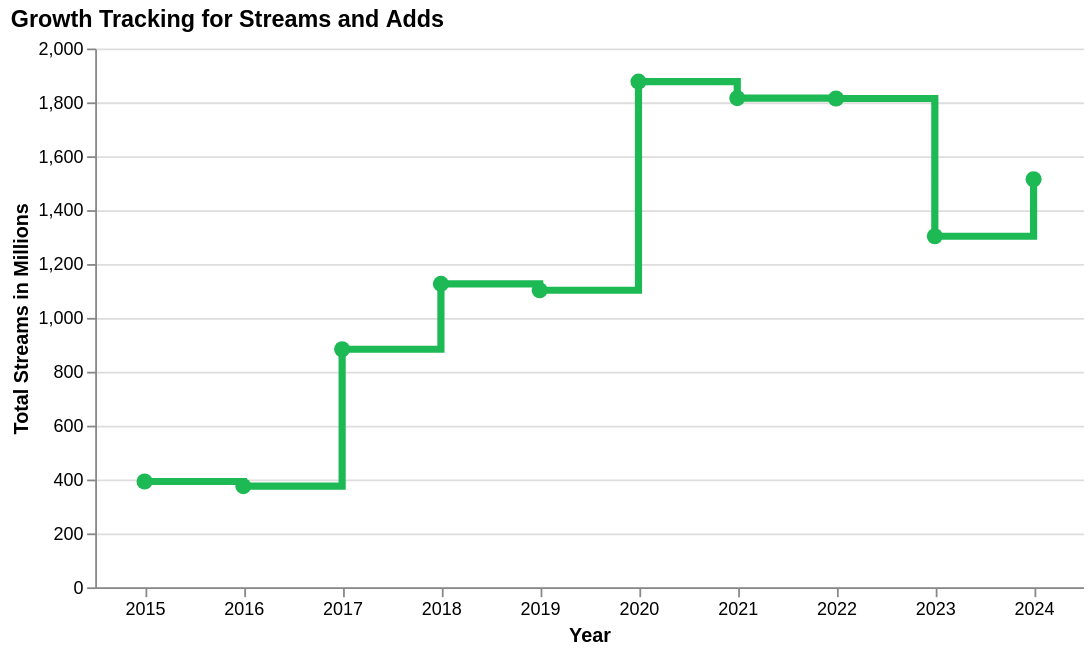

The cell this chart's notebook holds for it:
### Code cell
import altair as alt
import pandas as pd


df = pd.read_csv('music_streams.csv')


yearly_trend = df.groupby('year').agg({
    'streams_millions': 'sum',
    'playlist_adds': 'sum'
}).reset_index()

# dictionary
colab_safe_data = alt.Data(values=yearly_trend.to_dict(orient='records'))

# line chart
digital_step_chart = alt.Chart(colab_safe_data).mark_line(
    color='#1DB954',         # brihgt green colour
    strokeWidth=4,
    interpolate='step-after',
    point={'color': '#1DB954', 'size': 80}
).encode(
    x=alt.X('year:O', title='Year', axis=alt.Axis(labelAngle=0, grid=False)),
    y=alt.Y('streams_millions:Q', title='Total Streams in Millions'),
    tooltip=[
        alt.Tooltip('year:O', title='Year'),
        alt.Tooltip('streams_millions:Q', title='Total Streams', format='.1f'),
        alt.Tooltip('playlist_adds:Q', title='Total Playlist Additions', format=',')
    ]
).properties(
    width=550,
    height=300,
    title=alt.TitleParams(
        text="Growth Tracking for Streams and Adds",
        anchor="start"
    )
).configure_view(
    strokeWidth=0 # thinner background
)

# show chart
digital_step_chart

### Figure 1 — Vega-Lite specification as saved in the notebook (floating-point values rounded to 4 significant figures)
{"config": {"view": {"continuousWidth": 300, "continuousHeight": 300, "strokeWidth": 0}}, "data": {"values": [{"year": 2015, "streams_millions": 392.7, "playlist_adds": 675952}, {"year": 2016, "streams_millions": 375.4, "playlist_adds": 697598}, {"year": 2017, "streams_millions": 883.5, "playlist_adds": 1608222}, {"year": 2018, "streams_millions": 1126.0, "playlist_adds": 1970343}, {"year": 2019, "streams_millions": 1103.0, "playlist_adds": 1876567}, {"year": 2020, "streams_millions": 1877.0, "playlist_adds": 2887294}, {"year": 2021, "streams_millions": 1816.0, "playlist_adds": 3602186}, {"year": 2022, "streams_millions": 1814.0, "playlist_adds": 3449367}, {"year": 2023, "streams_millions": 1303.0, "playlist_adds": 2159150}, {"year": 2024, "streams_millions": 1515.0, "playlist_adds": 2680940}]}, "mark": {"type": "line", "color": "#1DB954", "interpolate": "step-after", "point": {"color": "#1DB954", "size": 80}, "strokeWidth": 4}, "encoding": {"tooltip": [{"field": "year", "title": "Year", "type": "ordinal"}, {"field": "streams_millions", "format": ".1f", "title": "Total Streams", "type": "quantitative"}, {"field": "playlist_adds", "format": ",", "title": "Total Playlist Additions", "type": "quantitative"}], "x": {"axis": {"grid": false, "labelAngle": 0}, "field": "year", "title": "Year", "type": "ordinal"}, "y": {"field": "streams_millions", "title": "Total Streams in Millions", "type": "quantitative"}}, "height": 300, "title": {"text": "Growth Tracking for Streams and Adds", "anchor": "start"}, "width": 550, "$schema": "https://vega.github.io/schema/vega-lite/v5.20.1.json"}
